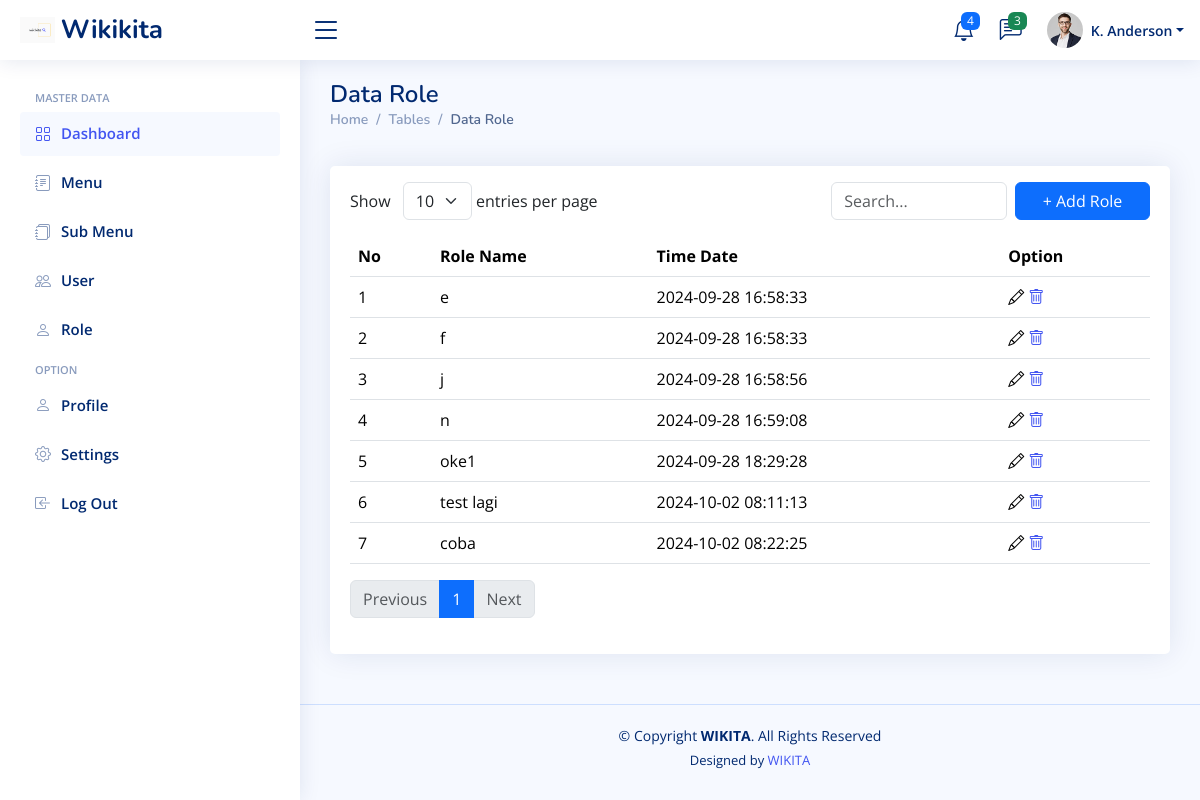
The app's page /Maksay/resources/role.php with its own data.
### tables this page shows
CREATE TABLE `role` (
  `id_role` int(155) NOT NULL,
  `nama_role` varchar(155) NOT NULL,
  `timestamp` timestamp NOT NULL DEFAULT current_timestamp() ON UPDATE current_timestamp()
);

### Maksay/resources/role.php (the view, shortened to what this page needs)
<?php
include('view/templates/header.php');
$entries_per_page = isset($_GET['entries_per_page']) ? (int)$_GET['entries_per_page'] : 10;
$current_page = isset($_GET['page']) ? (int)$_GET['page'] : 1;
$offset = ($current_page - 1) * $entries_per_page;
include '../databases/database.php';
$total_result = mysqli_query($koneksi, "SELECT COUNT(*) as total FROM role");
$total_rows = mysqli_fetch_assoc($total_result)['total'];
$total_pages = ceil($total_rows / $entries_per_page);
?>
<main id="main" class="main">
    <div class="pagetitle">
        <h1>Data Role</h1>
        <nav>
            <ol class="breadcrumb">
                <li class="breadcrumb-item"><a href="index.php">Home</a></li>
                <li class="breadcrumb-item">Tables</li>
                <li class="breadcrumb-item active">Data Role</li>
            </ol>
        </nav>
    </div>
    <div class="card-body">
    </div>
    <section class="section">
        <div class="row">
            <div class="col-lg-12">
                <div class="card">
                    <div class="card-body">
                        <div class="d-flex justify-content-between mb-3 mt-3">
                            <div>
                                Show<label for="entries_per_page" class="me-2"></label>
                                <select id="entries_per_page" class="form-select d-inline-block w-auto">
                                    <option value="10" <?php echo $entries_per_page == 10 ? 'selected' : ''; ?>>10</option>
                                </select> entries per page
                            </div>
                            <div class="d-flex align-items-center">
                                <input type="text" class="form-control me-2" id="search" placeholder="Search..." aria-label="Search">
                                <button type="button" class="btn btn-primary w-75" data-bs-toggle="modal" data-bs-target="#exampleModal">
                                    + Add Role
                                </button>
                            </div>
                        </div>
                        <table class="table">
                            <thead>
                                <tr>
                                    <th>No</th>
                                    <th>Role Name</th>
                                    <th data-type="date" data-format="YYYY/DD/MM">Time Date</th>
                                    <th>Option</th>
                                </tr>
                            </thead>
                            <tbody id="roleTableBody">
                                <?php
                                $data = mysqli_query($koneksi, "SELECT * FROM role ORDER BY id_role ASC LIMIT $offset, $entries_per_page");
                                $nomor = $offset + 1;
                                while ($row = mysqli_fetch_array($data)) { ?>
                                    <tr>
                                        <td><?php echo $nomor++; ?></td>
                                        <td><?php echo htmlspecialchars($row['nama_role']); ?></td>
                                        <td data-type="date" data-format="MM/DD/YYYY"><?php echo htmlspecialchars($row['timestamp']); ?></td>
                                        <td>
                                            <i class="bi bi-pencil" data-bs-toggle="modal" data-bs-target="#editModal_<?php echo $row['id_role']; ?>" onclick="openEditModal('<?php echo $row['id_role']; ?>')"></i>
                                            <a class="dbi bi-trash" href="view/backend/deleterole.php?id_role=<?php echo $row['id_role']; ?>" onclick="return confirm('Are you sure you want to delete this user?');"></a>
                                        </td>
                                    </tr>
                                <?php } ?>
                            </tbody>
                        </table>
                        <nav aria-label="Page navigation">
                            <ul class="pagination">
                                <li class="page-item <?php if ($current_page == 1) echo 'disabled'; ?>">
                                    <a class="page-link" href="?page=<?php echo max(1, $current_page - 1); ?>&entries_per_page=<?php echo $entries_per_page; ?>">Previous</a>
                                </li>
                                <?php
                                for ($i = 1; $i <= $total_pages; $i++) {
                                    $activeClass = ($i == $current_page) ? 'active' : ''; ?>
                                    <li class="page-item <?php echo $activeClass; ?>">
                                        <a class="page-link" href="?page=<?php echo $i; ?>&entries_per_page=<?php echo $entries_per_page; ?>"><?php echo $i; ?></a>
                                    </li>
                                <?php } ?>
                                <li class="page-item <?php if ($current_page == $total_pages) echo 'disabled'; ?>">
                                    <a class="page-link" href="?page=<?php echo min($total_pages, $current_page + 1); ?>&entries_per_page=<?php echo $entries_per_page; ?>">Next</a>
                                </li>
                            </ul>
                        </nav>
                    </div>
                </div>
            </div>
        </div>
    </section>
</main>
<?php
include('view/templates/footer.php');
?>

### Maksay/resources/view/templates/header.php (shortened to what this page needs)
<!DOCTYPE html>
<html lang="en">
<head>
  <link href="../bootstrap/assets/vendor/bootstrap/css/bootstrap.min.css" rel="stylesheet">
  <link href="../bootstrap/assets/vendor/bootstrap-icons/bootstrap-icons.css" rel="stylesheet">
  <link href="../bootstrap/assets/vendor/boxicons/css/boxicons.min.css" rel="stylesheet">
  <link href="../bootstrap/assets/vendor/quill/quill.snow.css" rel="stylesheet">
  <link href="../bootstrap/assets/vendor/quill/quill.bubble.css" rel="stylesheet">
  <link href="../bootstrap/assets/vendor/remixicon/remixicon.css" rel="stylesheet">
  <link href="../bootstrap/assets/vendor/simple-datatables/style.css" rel="stylesheet">
  <link href="../bootstrap/assets/css/style.css" rel="stylesheet">
  <link href="../bootstrap/assets/css/style.css" rel="stylesheet">
</head>
<body>
  <header id="header" class="header fixed-top d-flex align-items-center">
    <div class="d-flex align-items-center justify-content-between">
      <a href="index.php" class="logo d-flex align-items-center">
        <img src="assets/img/wikikita-logo.png" alt="">
        <span class="d-none d-lg-block">Wikikita</span>
      </a>
      <i class="bi bi-list toggle-sidebar-btn"></i>
    </div>
    <nav class="header-nav ms-auto">
      <ul class="d-flex align-items-center">
        <li class="nav-item dropdown">
          <a class="nav-link nav-icon" href="#" data-bs-toggle="dropdown">
            <i class="bi bi-bell"></i>
            <span class="badge bg-primary badge-number">4</span>
          </a>
        </li>
        <li class="nav-item dropdown">
          <a class="nav-link nav-icon" href="#" data-bs-toggle="dropdown">
            <i class="bi bi-chat-left-text"></i>
            <span class="badge bg-success badge-number">3</span>
          </a>
        </li>
        <li class="nav-item dropdown pe-3">
          <a class="nav-link nav-profile d-flex align-items-center pe-0" href="#" data-bs-toggle="dropdown">
            <img src="assets/img/profile-img.jpg" alt="Profile" class="rounded-circle">
            <span class="d-none d-md-block dropdown-toggle ps-2">K. Anderson</span>
          </a>
        </li>
      </ul>
    </nav>
  </header>
  <aside id="sidebar" class="sidebar">
    <ul class="sidebar-nav" id="sidebar-nav">
      <li class="nav-heading">Master Data</li>
      <li class="nav-item">
        <a class="nav-link " href="index.php">
          <i class="bi bi-grid"></i>
          <span>Dashboard</span>
        </a>
      </li>
      <li class="nav-item">
        <a class="nav-link collapsed" href="menu.php">
          <i class="bi bi-journal-text"></i>
          <span>Menu</span>
        </a>
      </li>
      <li class="nav-item">
        <a class="nav-link collapsed" href="submenu.php">
          <i class="bi bi-journals"></i>
          <span>Sub Menu</span>
        </a>
      </li>
      <li class="nav-item">
        <a class="nav-link collapsed" href="user.php">
          <i class="bi bi-people"></i>
          <span>User</span>
        </a>
      </li>
      <li class="nav-item">
        <a class="nav-link collapsed" href="role.php">
          <i class="bi bi-person"></i>
          <span>Role</span>
        </a>
      </li>
      <li class="nav-heading">Option</li>
      <li class="nav-item">
        <a class="nav-link collapsed" href="#">
          <i class="bi bi-person"></i>
          <span>Profile</span>
        </a>
      </li>
      <li class="nav-item">
        <a class="nav-link collapsed" href="#">
          <i class="bi bi-gear"></i>
          <span>Settings</span>
        </a>
      </li>
      <li class="nav-item">
        <a class="nav-link collapsed" href="login.php">
          <i class="bi bi-box-arrow-in-left"></i>
          <span>Log Out</span>
        </a>
      </li>
    </ul>
  </aside>

### Maksay/resources/view/templates/footer.php (shortened to what this page needs)
<footer id="footer" class="footer">
  <div class="copyright">
    &copy; Copyright <strong><span>WIKITA</span></strong>. All Rights Reserved
  </div>
  <div class="credits">
    Designed by <a href="https://bootstrapmade.com/">WIKITA</a>
  </div>
</footer>
</body>
</html>

### records on screen
role: nama_role "e", timestamp "2024-09-28 16:58:33"
role: nama_role "f", timestamp "2024-09-28 16:58:33"
role: nama_role "j", timestamp "2024-09-28 16:58:56"
role: nama_role "n", timestamp "2024-09-28 16:59:08"
role: nama_role "oke1", timestamp "2024-09-28 18:29:28"
role: nama_role "test lagi", timestamp "2024-10-02 08:11:13"
role: nama_role "coba", timestamp "2024-10-02 08:22:25"
